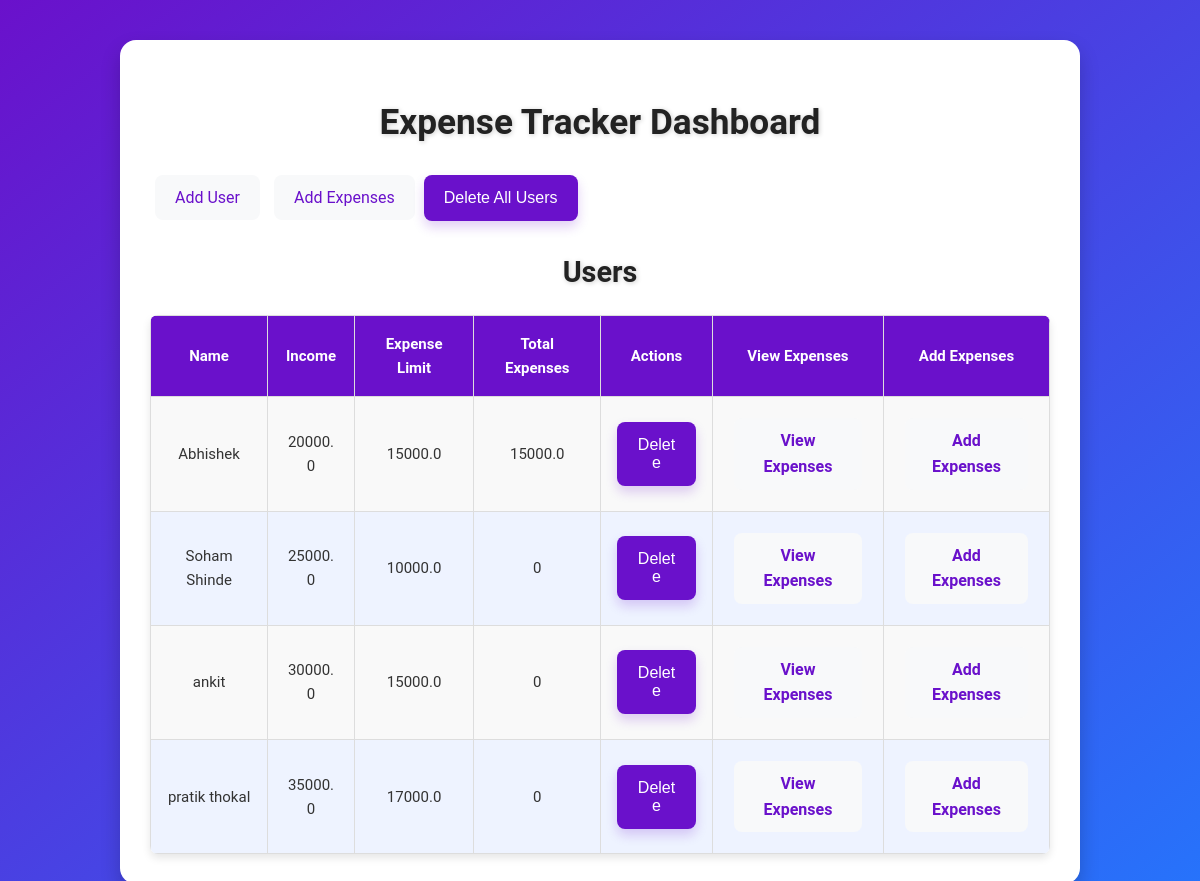
/dashboard, run on the app's committed database.
### app.py (models this page shows)
class User(db.Model):
    id = db.Column(db.Integer, primary_key=True)
    name = db.Column(db.String(100), nullable=False)
    income = db.Column(db.Float, nullable=False)
    expense_limit = db.Column(db.Float, nullable=False)
    expenses = db.relationship('Expense', backref='user', lazy=True)
    @property
    def total_expenses(self):
        return sum(expense.amount for expense in self.expenses)

class Expense(db.Model):
    id = db.Column(db.Integer, primary_key=True)
    name = db.Column(db.String(100), nullable=False)
    amount = db.Column(db.Float, nullable=False)
    user_id = db.Column(db.Integer, db.ForeignKey('user.id'), nullable=False)

### app.py (the view)
@app.route('/dashboard')
def dashboard():
    users = User.query.all()
    return render_template('dashboard.html', users=users)

### templates/dashboard.html (shortened to what this page needs)
<!DOCTYPE html>
<html lang="en">
<head>
    <link rel="stylesheet" href="/static/style.css">
</head>
<body>
    <div class="container">
        <h1>Expense Tracker Dashboard</h1>
        <div class="actions">
            <a href="/add_user">Add User</a>
            <a href="/add_expenses">Add Expenses</a>
            <form method="POST" action="/delete_all_users" style="display:inline;">
                <button type="submit">Delete All Users</button>
            </form>
        </div>
        <h2>Users</h2>
        <table>
            <thead>
                <tr>
                    <th>Name</th>
                    <th>Income</th>
                    <th>Expense Limit</th>
                    <th>Total Expenses</th>
                    <th>Actions</th>
                    <th>View Expenses</th>
                    <th>Add Expenses</th>
                </tr>
            </thead>
            <tbody>
                {% for user in users %}
                <tr>
                    <td>{{ user.name }}</td>
                    <td>{{ user.income }}</td>
                    <td>{{ user.expense_limit }}</td>
                    <td>{{ user.total_expenses }}</td>
                    <td>
                        <form method="POST" action="/delete_user/{{ user.id }}" style="display:inline;">
                            <button type="submit">Delete</button>
                        </form>
                    </td>
                    <td>
                        <a href="/view_expenses/{{ user.id }}">View Expenses</a>
                    </td>
                    <td>
                        <a href="/add_expenses/{{ user.id }}">Add Expenses</a>
                    </td>
                </tr>
                {% else %}
                <tr>
                    <td colspan="7">No users available.</td>
                </tr>
                {% endfor %}
            </tbody>
        </table>
    </div>
</body>
</html>

### static/style.css (style rules this page uses)
body { font-family: 'Roboto', Arial, sans-serif; margin: 0; padding: 0; background: linear-gradient(to bottom right, #6a11cb, #2575fc); color: #333; line-height: 1.6; }
.container { max-width: 900px; margin: 40px auto; padding: 30px; background: #ffffff; border-radius: 16px; box-shadow: 0 10px 20px rgba(0, 0, 0, 0.2); overflow-x: auto; }
h1, h2, h3 { color: #222; text-align: center; font-weight: bold; margin-bottom: 20px; text-shadow: 1px 1px 5px rgba(0, 0, 0, 0.2); }
h1 { font-size: 2.2em; }
h2 { font-size: 1.8em; }
button { background-color: #6a11cb; color: white; padding: 14px 20px; border: none; border-radius: 8px; font-size: 16px; cursor: pointer; transition: all 0.3s ease; box-shadow: 0 6px 12px rgba(106, 17, 203, 0.2); }
table { width: 100%; table-layout: auto; border-collapse: collapse; margin-top: 20px; box-shadow: 0 4px 8px rgba(0, 0, 0, 0.1); border-radius: 8px; overflow: hidden; }
th, td { padding: 16px; text-align: center; border: 1px solid #ddd; font-size: 15px; }
th { background-color: #6a11cb; color: white; font-weight: bold; }
td { background-color: #f9f9f9; word-break: break-word; }
tr:nth-child(even) td { background-color: #eef3ff; }
td a { color: #6a11cb; text-decoration: none; font-weight: bold; }
a { color: #6a11cb; text-decoration: none; font-size: 16px; padding: 10px 20px; margin: 5px; display: inline-block; border-radius: 8px; background-color: #f8f9fa; transition: all 0.3s ease; }

### data on the page
User: name "Abhishek", income "20000.0", expense_limit "15000.0", total_expenses "15000.0"
User: name "Soham Shinde", income "25000.0", expense_limit "10000.0", total_expenses "0"
User: name "ankit", income "30000.0", expense_limit "15000.0", total_expenses "0"
User: name "pratik thokal", income "35000.0", expense_limit "17000.0", total_expenses "0"
